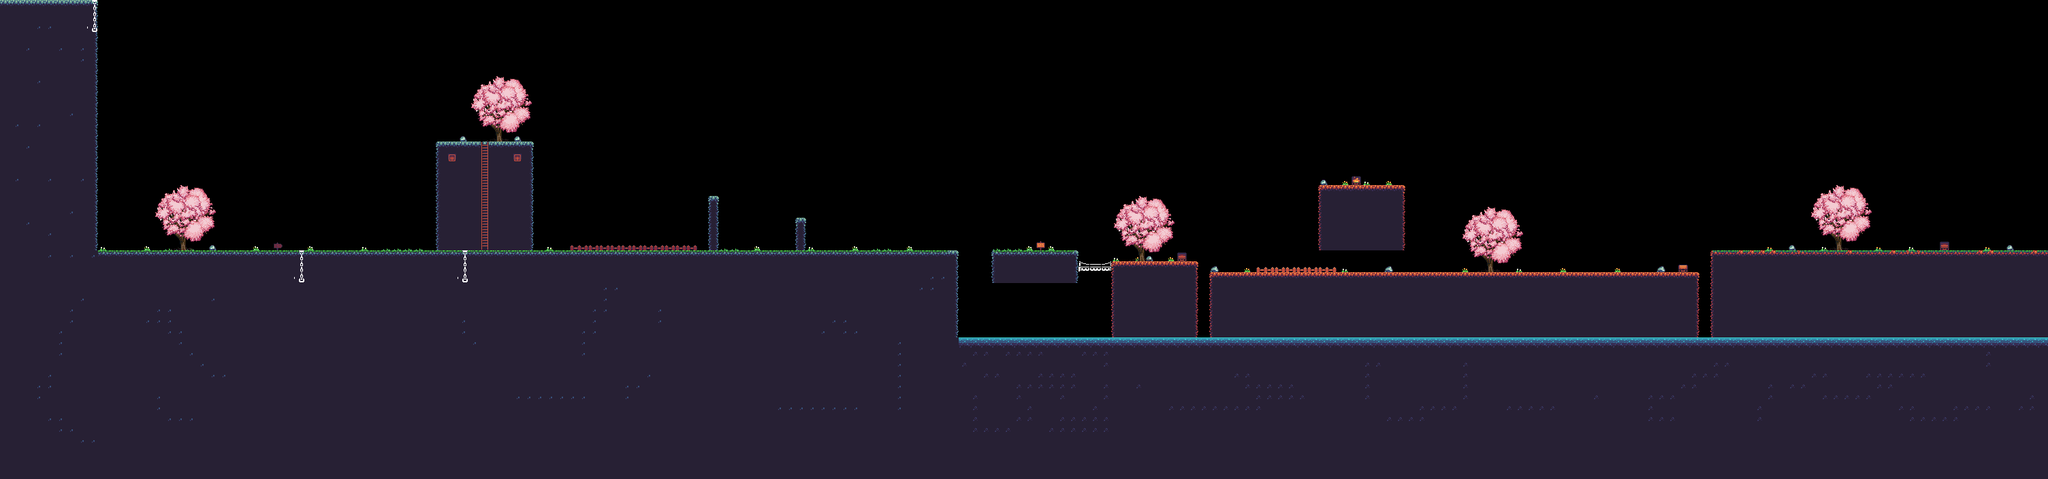

This game map was drawn from its Tiled (.tmx) file and the tilesets committed beside it. A one-line description and the trimmed map source follow:
An orthogonal 188x44 tile map with 16x16 px tiles, 2 tile layers (Слой тайлов 1, Слой тайлов 2), 3 tilesets and 36 objects (13x rock, hero).

<map version="1.8" tiledversion="1.8.5" orientation="orthogonal" renderorder="right-down" width="188" height="44" tilewidth="16" tileheight="16" infinite="0" nextlayerid="6" nextobjectid="57">
 <tileset firstgid="1" name="monochrome_tilemap_transparent" tilewidth="16" tileheight="16" tilecount="441" columns="21">
  <image source="monochrome_tilemap_transparent.png" width="339" height="339" />
 </tileset>
 <tileset firstgid="442" name="sheet" tilewidth="16" tileheight="16" tilecount="136" columns="17">
  <image source="sheet.png" width="272" height="128" />
 </tileset>
 <tileset firstgid="578" name="1626794363_10-kartinkin-com-p-piksel-art-taili-art-krasivo-10" tilewidth="16" tileheight="16" tilecount="4096" columns="64">
  <image source="1626794363_10-kartinkin-com-p-piksel-art-taili-art-krasivo-10.png" width="1024" height="1024" />
 </tileset>
 <layer id="1" name="Слой тайлов 1" width="188" height="44">
  <data>[8272 cells, 4152 non-empty, 30 distinct tile ids]</data>
 </layer>
 <layer id="2" name="Слой тайлов 2" width="188" height="44">
  <data>[8272 cells, 230 non-empty, 56 distinct tile ids]</data>
 </layer>
 <objectgroup id="3" name="coins">
  <object id="1" x="346" y="365.5">
   <point />
  </object>
  <object id="2" x="612" y="364">
   <point />
  </object>
  <object id="3" x="749.333" y="364">
   <point />
  </object>
  <object id="4" x="1137.33" y="360">
   <point />
  </object>
  <object id="5" x="1476" y="357.333">
   <point />
  </object>
  <object id="6" x="1813.33" y="397.333">
   <point />
  </object>
  <object id="7" x="1994.66" y="401.333">
   <point />
  </object>
  <object id="8" x="2341.33" y="396">
   <point />
  </object>
  <object id="10" x="2889.33" y="365.333">
   <point />
  </object>
 </objectgroup>
 <objectgroup id="5" name="land">
  <object id="13" x="2.08" y="0.08" width="141" height="391.33">
   <properties>
    <property name="awake" type="bool" value="false" />
    <property name="density" type="float" value="1" />
    <property name="friction" type="float" value="0.25" />
    <property name="gravityScale" type="float" value="1" />
    <property name="name" value="wall" />
    <property name="restitution" type="float" value="0.125" />
    <property name="type" value="StaticBody" />
   </properties>
  </object>
  <object id="14" x="69.5" y="368.33" width="1336.51" height="126.663">
   <properties>
    <property name="awake" type="bool" value="false" />
    <property name="density" type="float" value="1" />
    <property name="friction" type="float" value="4" />
    <property name="gravityScale" type="float" value="1" />
    <property name="name" value="wall" />
    <property name="restitution" type="float" value="0.5" />
    <property name="type" value="StaticBody" />
   </properties>
  </object>
  <object id="30" x="-311.833" y="645.663" width="3456.51" height="61.33">
   <properties>
    <property name="awake" type="bool" value="true" />
    <property name="density" type="float" value="1" />
    <property name="friction" type="float" value="0.25" />
    <property name="gravityScale" type="float" value="1" />
    <property name="name" value="wall" />
    <property name="restitution" type="float" value="0.5" />
    <property name="type" value="StaticBody" />
   </properties>
  </object>
  <object id="16" x="639.875" y="208.122" width="61.4255" height="8.705">
   <properties>
    <property name="awake" type="bool" value="true" />
    <property name="density" type="float" value="1" />
    <property name="friction" type="float" value="4" />
    <property name="gravityScale" type="float" value="1" />
    <property name="name" value="wall" />
    <property name="restitution" type="float" value="0.5" />
    <property name="type" value="StaticBody" />
   </properties>
  </object>
  <object id="17" x="723.614" y="208.247" width="60.5164" height="8.705">
   <properties>
    <property name="awake" type="bool" value="true" />
    <property name="density" type="float" value="1" />
    <property name="friction" type="float" value="4" />
    <property name="gravityScale" type="float" value="1" />
    <property name="name" value="wall" />
    <property name="restitution" type="float" value="0.5" />
    <property name="type" value="StaticBody" />
   </properties>
  </object>
  <object id="18" x="1040.07" y="287.822" width="15.9709" height="8.705">
   <properties>
    <property name="awake" type="bool" value="true" />
    <property name="density" type="float" value="1" />
    <property name="friction" type="float" value="4" />
    <property name="gravityScale" type="float" value="1" />
    <property name="name" value="wall" />
    <property name="restitution" type="float" value="0.5" />
    <property name="type" value="StaticBody" />
   </properties>
  </object>
  <object id="19" x="1168.07" y="319.822" width="15.9709" height="8.705">
   <properties>
    <property name="awake" type="bool" value="true" />
    <property name="density" type="float" value="1" />
    <property name="friction" type="float" value="4" />
    <property name="gravityScale" type="float" value="1" />
    <property name="name" value="wall" />
    <property name="restitution" type="float" value="0.5" />
    <property name="type" value="StaticBody" />
   </properties>
  </object>
  <object id="20" x="1457.07" y="367.822" width="125.846" height="48.205">
   <properties>
    <property name="awake" type="bool" value="true" />
    <property name="density" type="float" value="1" />
    <property name="friction" type="float" value="4" />
    <property name="gravityScale" type="float" value="1" />
    <property name="name" value="wall" />
    <property name="restitution" type="float" value="0.5" />
    <property name="type" value="StaticBody" />
   </properties>
  </object>
  <object id="24" x="1936.98" y="271.944" width="125.21" height="8.93227">
   <properties>
    <property name="awake" type="bool" value="true" />
    <property name="density" type="float" value="1" />
    <property name="friction" type="float" value="4" />
    <property name="gravityScale" type="float" value="1" />
    <property name="name" value="wall" />
    <property name="restitution" type="float" value="0.5" />
    <property name="type" value="StaticBody" />
   </properties>
  </object>
  <object id="21" x="1582.92" y="391.822" width="49.1186" height="6.33">
   <properties>
    <property name="awake" type="bool" value="true" />
    <property name="density" type="float" value="1" />
    <property name="friction" type="float" value="4" />
    <property name="gravityScale" type="float" value="1" />
    <property name="name" value="wall" />
    <property name="restitution" type="float" value="0.5" />
    <property name="type" value="StaticBody" />
   </properties>
  </object>
  <object id="22" x="1632.07" y="384.01" width="126.846" height="111.747">
   <properties>
    <property name="awake" type="bool" value="true" />
    <property name="density" type="float" value="1" />
    <property name="friction" type="float" value="4" />
    <property name="gravityScale" type="float" value="1" />
    <property name="name" value="wall" />
    <property name="restitution" type="float" value="0.5" />
    <property name="type" value="StaticBody" />
   </properties>
  </object>
  <object id="23" x="1776.77" y="399.98" width="716.971" height="96.3982">
   <properties>
    <property name="awake" type="bool" value="true" />
    <property name="density" type="float" value="1" />
    <property name="friction" type="float" value="4" />
    <property name="gravityScale" type="float" value="1" />
    <property name="name" value="wall" />
    <property name="restitution" type="float" value="0.5" />
    <property name="type" value="StaticBody" />
   </properties>
  </object>
  </objectgroup>
 <objectgroup id="4" name="Слой объектов 2">
  <!-- 1 objects omitted --></objectgroup>
</map>
<!-- 15 of 36 objects omitted -->
